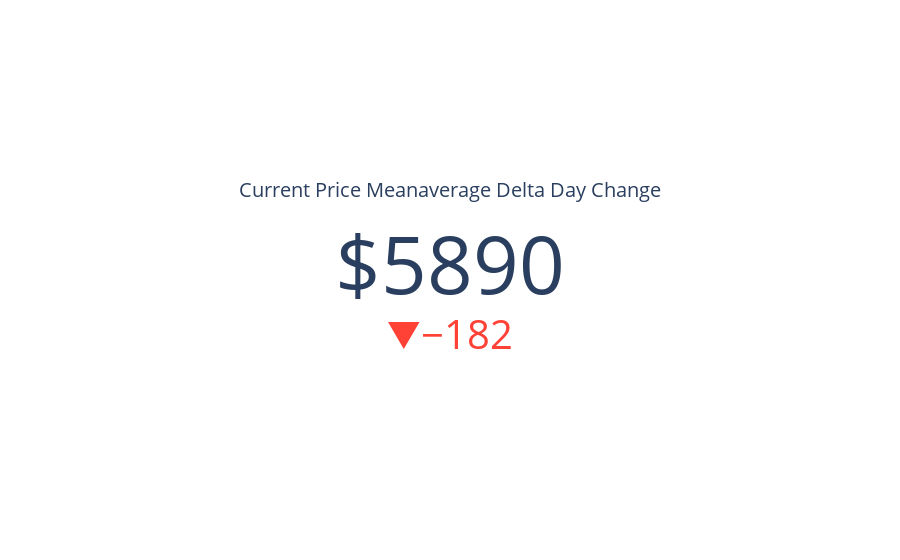

Notebook cell for this chart:
### Code cell
import plotly.graph_objects as go

fig = go.Figure(go.Indicator(
    domain = {'x': [0, 1], 'y': [0, 1]},
    value = df.price.iloc[-1] - df.meanavge.iloc[-1],
    mode = "number+delta",
    number = {'prefix': "$"},
    delta = {"reference": ((df.price.iloc[-2] - df.meanavge.iloc[-2])), "valueformat": ".0f"},
    title = {'text': "Current Price Meanaverage Delta Day Change"},
    gauge = {'axis': {'range': [None, df.price[df['price']==df.price.max()].tolist()[0]]},
    'bar': {'color': "orange"}}))

fig.show()
fig.write_html("../static/price-mean.html")

### Figure 1 — Plotly figure (JSON) as saved in the notebook; plotly's stock layout.template omitted (floating-point values rounded to 4 significant figures)
{"data": [{"delta": {"reference": 6074.0, "valueformat": ".0f"}, "domain": {"x": [0, 1], "y": [0, 1]}, "gauge": {"axis": {"range": [null, 67530.0]}, "bar": {"color": "orange"}}, "mode": "number+delta", "number": {"prefix": "$"}, "title": {"text": "Current Price Meanaverage Delta Day Change"}, "type": "indicator", "value": 5892.0}], "layout": {}}
